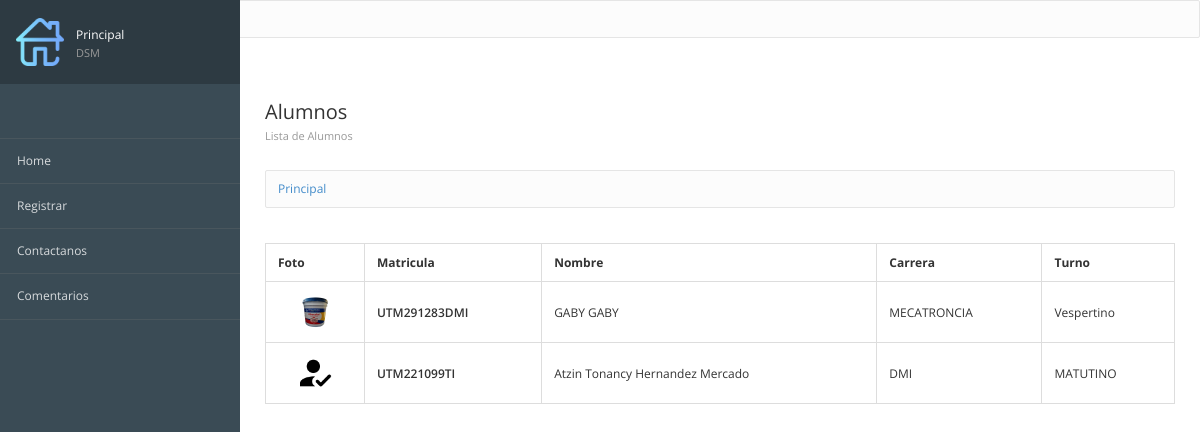
The page / on the database its author committed.
### registros/models.py (models this page shows, shortened)
class Alumnos(models.Model):
    matricula = models.CharField(max_length=12, verbose_name="Mat") #Texto corto
    nombre = models.TextField() #Texto largo
    carrera = models.TextField()
    turno = models.CharField(max_length=10)
    imagen = models.ImageField(null=True,upload_to="fotos",verbose_name="Fotografía")
    created = models.DateTimeField(auto_now_add=True) #Fecha y tiempo
    updated = models.DateTimeField(auto_now_add=True)
    class Meta:
        verbose_name = 'Alumno'
        verbose_name_plural = 'Alumnos'
        ordering = ['-created']

### registros/views.py (the view)
# urls.py: path('', views_registros.registros, name="Prinicipal"),
def registros(request):
    alumnos=Alumnos.objects.all()
    return render(request, "registros/principal.html", {'alumnos': alumnos})

### registros/templates/registros/principal.html (shortened to what this page needs)
{% extends "inicio/encabezado.html" %}
{% block imagen%}
	{%load static%}
	{%static 'inicio/images/home.png'%}
{% endblock%}
{% block titulo_principal %}
	Principal <span> DSM </span>
{% endblock %}
{% block contenido %}
			<div class="page-header">
				<div class="page-title">
					<h3>Alumnos
				    <small>Lista de Alumnos </small></h3>
				</div>
			</div>
			{% block url %}
<div class="breadcrumb-line">
		<ul class="breadcrumb">
			<a href="{%url 'Principal'%}">
				{%if request.path == '/' %}
					Principal
				{%else%}
					Principal{{request.path}}
				{%endif%}
			</a>
		</ul>
	</div>
{% endblock %}
<table class="table table-bordered table-
striped">
<thead>
<tr>
<th>Foto</th>
<th>Matricula</th>
<th>Nombre</th>
<th>Carrera</th>
<th>Turno</th>
</tr>
</thead>
<tbody>
    {% for alumno in alumnos %}
<tr>
<td class="text-center">
<img src="{{alumno.imagen.url}}" alt="" class="img-media">
</td>
<td class="text-semibold">{{alumno.matricula}}</td>
<td class="muted">{{alumno.nombre}}</td>
<td class="muted">{{alumno.carrera}}</td>
<td class="muted">{{alumno.turno}}</td>
</tr>
{% endfor %}
</tbody>
</table>
		</div>
{% endblock %}

### inicio/static/inicio/css/londinium-theme.css (style rules this page uses)
.panel-toolbar:after, .page-header:after, .header-bar-stats .page-stats li:after, .panel-heading:after { content: ""; display: table; clear: both; }
html { height: 100%; }
body { font-family: 'Open Sans', sans-serif; font-size: 12px; position: relative; min-height: 100%; }
a { cursor: pointer; }
h1, h2, h3, h4, h5, h6, .h1, .h2, .h3, .h4, .h5, .h6 { font-weight: 600; line-height: 1.42857143; margin-top: 0; }
h3, .h3 { font-size: 20px; }
ul, ol { padding-left: 16px; }
.text-semibold { font-weight: 600; }
.img-media { height: 40px; border-radius: 2px; }
.page-header { padding: 0; margin: 0; position: relative; border: 0; }
.page-header small { display: block; font-size: 11px; color: #999; margin: 8px 0 0 0; }
.page-title { float: left; }
.page-title h3 { padding: 29px 0; margin: 0; font-weight: 400; line-height: 20px; }
.breadcrumb { padding: 9px 12px 10px 12px; float: left; margin: 0; background: none; border-radius: 0; }
.table { margin-bottom: 0; }
.table > thead > tr > th { border-bottom-width: 1px; outline: 0; }
.table > thead > tr > th, .table > tbody > tr > th, .table > tfoot > tr > th, .table > thead > tr > td, .table > tbody > tr > td, .table > tfoot > tr > td { vertical-align: middle; padding: 10px 12px; }

### rows shown on the page
Alumnos: imagen (picture), matricula "UTM291283DMI", nombre "GABY GABY", carrera "MECATRONCIA", turno "Vespertino"
Alumnos: imagen (picture), matricula "UTM221099TI", nombre "Atzin Tonancy Hernandez Mercado", carrera "DMI", turno "MATUTINO"
